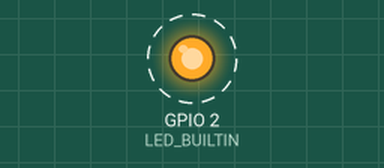
A sketch run on a simulated ESP8266 (NodeMCU). Shown: output pins drawn as LEDs (lit = HIGH, except the on-board LED, lit = LOW). Dashed ring = blinking. What the sketch prints to the serial monitor is not drawn.

Above: at 0.5 s.
Timing chart, 0 to 3.3 s (numbered marks = the images above):
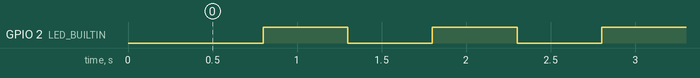

The sketch:

t0_parpadeo.ino
```cpp
/*
  ==========================================================================
  PRIMER PROGRAMA - Comprobar que el IDE y la placa funcionan
  NodeMCU V3 (ESP8266) - Placa en el IDE: "NodeMCU 1.0 (ESP-12E Module)"
  ==========================================================================

  No necesita ningún componente: usa el LED azul que trae la placa
  (LED_BUILTIN = D4 = GPIO2). Ese LED enciende con el pin en BAJO.

  Si el LED parpadea y en el Monitor serie (115200 baudios) aparecen los
  mensajes, el IDE, el driver y la placa están funcionando.
  ==========================================================================
*/

uint32_t contador = 0;

void setup() {
  Serial.begin(115200);
  delay(300);
  pinMode(LED_BUILTIN, OUTPUT);
  Serial.println();
  Serial.println(F("=== La placa funciona ==="));
  Serial.printf("Chip ID: %08X | Flash: %u KB | CPU: %u MHz\n",
                ESP.getChipId(), ESP.getFlashChipRealSize() / 1024, ESP.getCpuFreqMHz());
}

void loop() {
  digitalWrite(LED_BUILTIN, LOW);    // enciende (lógica invertida)
  delay(500);
  digitalWrite(LED_BUILTIN, HIGH);   // apaga
  delay(500);
  contador++;
  Serial.printf("Parpadeo número %lu\n", (unsigned long)contador);
}
```

Measured:
- by itself, GPIO 2 (LED_BUILTIN): alternates HIGH for 0.50 s and LOW for 0.50 s
